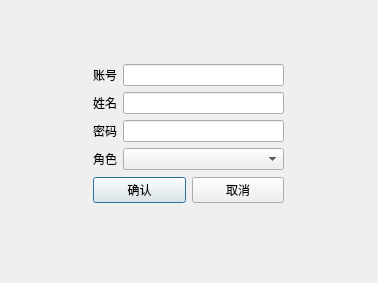
<?xml version="1.0" encoding="UTF-8"?>
<ui version="4.0">
 <class>accounteditdialog</class>
 <widget class="QDialog" name="accounteditdialog">
  <property name="geometry">
   <rect>
    <x>0</x>
    <y>0</y>
    <width>378</width>
    <height>283</height>
   </rect>
  </property>
  <property name="windowTitle">
   <string>Dialog</string>
  </property>
  <widget class="QWidget" name="">
   <property name="geometry">
    <rect>
     <x>93</x>
     <y>63</y>
     <width>191</width>
     <height>141</height>
    </rect>
   </property>
   <layout class="QVBoxLayout" name="verticalLayout_3">
    <item>
     <layout class="QHBoxLayout" name="horizontalLayout_2">
      <item>
       <layout class="QVBoxLayout" name="verticalLayout">
        <item>
         <widget class="QLabel" name="label">
          <property name="text">
           <string>账号</string>
          </property>
         </widget>
        </item>
        <item>
         <widget class="QLabel" name="label_2">
          <property name="text">
           <string>姓名</string>
          </property>
         </widget>
        </item>
        <item>
         <widget class="QLabel" name="label_3">
          <property name="text">
           <string>密码</string>
          </property>
         </widget>
        </item>
        <item>
         <widget class="QLabel" name="label_4">
          <property name="text">
           <string>角色</string>
          </property>
         </widget>
        </item>
       </layout>
      </item>
      <item>
       <layout class="QVBoxLayout" name="verticalLayout_2">
        <item>
         <widget class="QLineEdit" name="account"/>
        </item>
        <item>
         <widget class="QLineEdit" name="name"/>
        </item>
        <item>
         <widget class="QLineEdit" name="password"/>
        </item>
        <item>
         <widget class="QComboBox" name="role"/>
        </item>
       </layout>
      </item>
     </layout>
    </item>
    <item>
     <layout class="QHBoxLayout" name="horizontalLayout">
      <item>
       <widget class="QPushButton" name="confirm">
        <property name="text">
         <string>确认</string>
        </property>
       </widget>
      </item>
      <item>
       <widget class="QPushButton" name="cancel">
        <property name="text">
         <string>取消</string>
        </property>
       </widget>
      </item>
     </layout>
    </item>
   </layout>
  </widget>
 </widget>
 <resources/>
 <connections/>
</ui>
